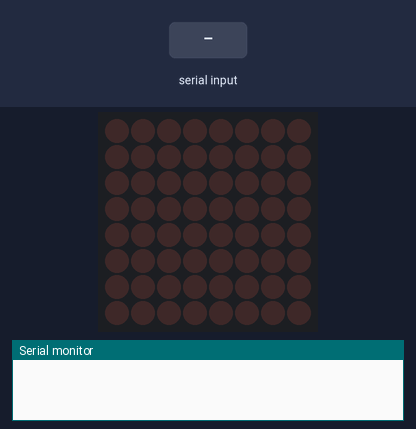
A program run on a simulated Arduino Uno, built with avr-gcc and run on an emulated ATmega328P. Parts: 8×8 LED matrix, the last lines printed to the serial monitor. The test bench sets the inputs (shaded band).

Above: at 1.2 s.
1.3 s: "0 1\n" received over Serial
At 1.9 s:
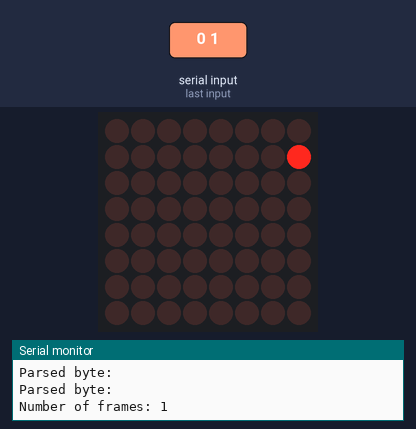
2.9 s: "0\n" received over Serial
At 4.1 s:
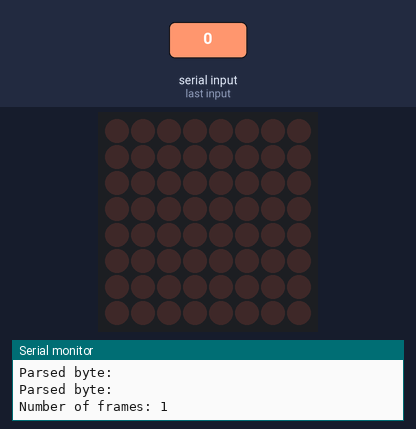
4.5 s: "1 1\n" received over Serial
At 5.5 s:
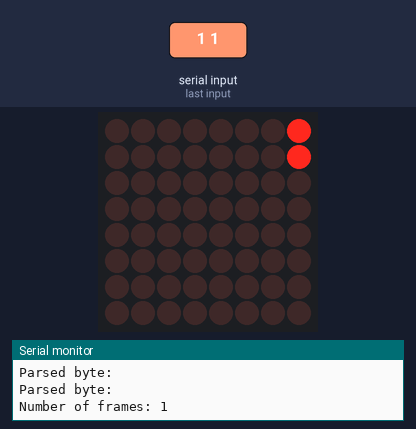
6.1 s: "1\n" received over Serial
At 6.5 s:
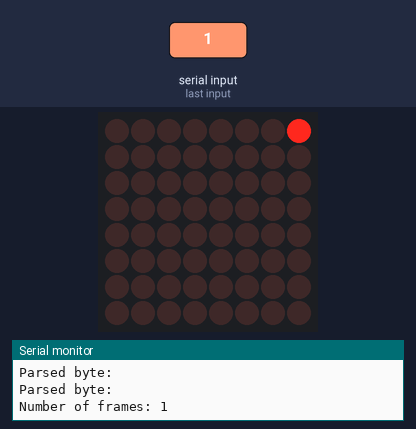
Timing chart, 0 to 8.7 s (numbered marks = the images above; inputs shaded):
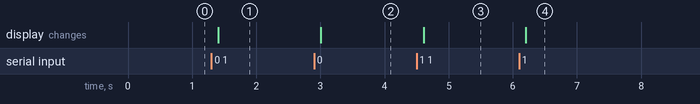

Measured:
- after the input at 1.3 s, the display: changes after 0.11 s (image 1)
- after the input at 2.9 s, the display: changes after 0.10 s (image 2)
- after the input at 4.5 s, the display: changes after 0.11 s (image 3)
- after the input at 6.1 s, the display: changes after 0.10 s (image 4)

The program:

main.cpp
```cpp
#include <Arduino.h>
#include <LedControl.h>

// Pin connections to the MAX7219
const int DIN_PIN = 12;
const int CS_PIN = 10;
const int CLK_PIN = 11;

// Initialize LedControl object
LedControl lc = LedControl(DIN_PIN, CLK_PIN, CS_PIN, 1);

const int maxFrames = 10; // Adjust as necessary
byte frames[maxFrames][8];
int numFrames = 0;

void readFramesFromSerial()
{
  numFrames = 0;
  while (Serial.available())
  {
    String line = Serial.readStringUntil('\n');
    line.trim(); // Remove any leading or trailing whitespace

    Serial.println("Received line: " + line); // Debugging message

    if (line.startsWith("0") || line.startsWith("1"))
    {
      int pos = 0;
      while (pos < line.length() && numFrames < maxFrames)
      {
        for (int y = 0; y < 8; y++)
        {
          int nextSpace = line.indexOf(' ', pos);
          if (nextSpace == -1)
            nextSpace = line.length();
          String byteStr = line.substring(pos, nextSpace);
          byteStr.trim(); // Remove any extra spaces
          frames[numFrames][y] = strtol(byteStr.c_str(), NULL, 2);
          pos = nextSpace + 1;                       // Move to the next byte
          Serial.println("Parsed byte: " + byteStr); // Debugging message
        }
        numFrames++;
      }
      Serial.println("Number of frames: " + String(numFrames)); // Debugging message
    }
  }
}

void displayFrames()
{
  for (int frame = 0; frame < numFrames; frame++)
  {
    for (int row = 0; row < 8; row++)
    {
      lc.setRow(0, row, frames[frame][row]);
    }
    delay(500); // Display each frame for 500 milliseconds
  }
}

void setup()
{
  Serial.begin(9600);
  lc.shutdown(0, false); // Wake up displays
  lc.setIntensity(0, 1); // Set brightness level (0 is min, 15 is max)
  lc.clearDisplay(0);    // Clear display register
}

void loop()
{
  if (Serial.available())
  {
    readFramesFromSerial();
    displayFrames();
  }
}
```
